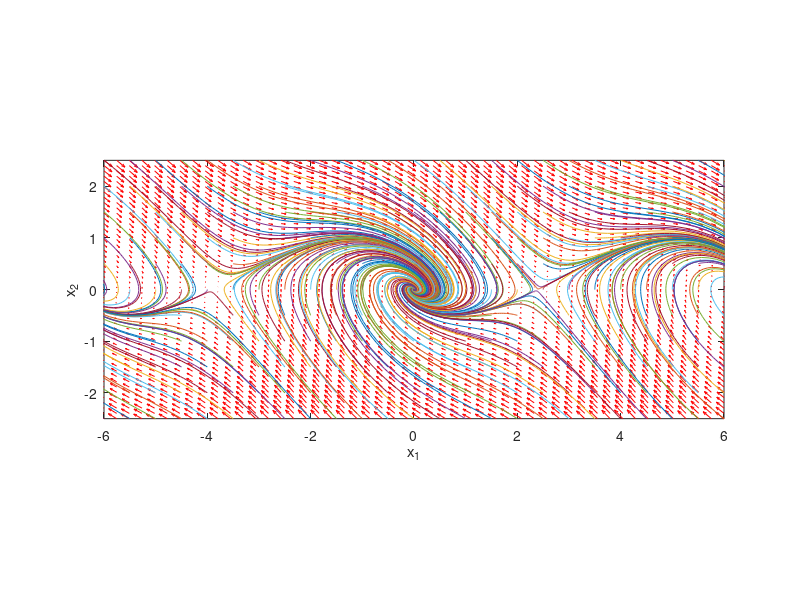

Source code (MATLAB):
% hw 3
% prob 2
% http://matlab.cheme.cmu.edu/2011/08/09/phase-portraits-of-a-system-of-odes/

clear all; close all; clc

%%

f_0 = 50;
H = 6;
S_B = 115000;
k_load = 1.5;
D_load = (1/k_load);
%P_m = ;
%P_load = ;
P_delta = 3000;
P_loss = 0;

A = -(f_0/(2*H*S_B*D_load))
B = (f_0/(2*H*S_B))*(P_delta - P_loss)

D_load/(H*H)
D_load/0.7143
.7143 * H

% f = @(t,X) [X(2); X(1) - X(1).^3 - delta*X(2)]; % + X(1).^2*X(2)]; % IT  WORKED FOR THIS ONE
%f = @(t,X) [X(2); A*X(1)+B];
% function from http://ieeexplore.ieee.org/stamp/stamp.jsp?arnumber=1086115
f = @(t,X) [X(2); -0.7143*X(2) + 0.234 - 0.0633*sin(X(1) + 0.0405) - 0.582*sin(X(1) + 0.4103)];

% To generate the phase portrait, we need to compute the derivatives $y_1'$ and $y_2'$ 
% at $t=0$ on a grid over the range of values for $y_1$ and $y_2$ we are interested in. 
% We will plot the derivatives as a vector at each (y1, y2) which will show us the initial 
% direction from each point. We will examine the solutions over the range -2 < y1 < 8, and 
% -2 < y2 < 2 for y2, and create a grid of 20x20 points.

y1 = linspace(-6,6,50);
y2 = linspace(-2.5,2.5,50);

[x,y] = meshgrid(y1,y2);
size(x);
size(y);

% computing the vector field

u = zeros(size(x));
v = zeros(size(x));

% we can use a single loop over each element to compute the derivatives at
% each point (y1, y2)
t=0; % we want the derivatives at each point at t=0, i.e. the starting time

for i = 1:numel(x)
    Yprime = f(t,[x(i); y(i)]);
    u(i) = Yprime(1);
    v(i) = Yprime(2);
end

quiver(x,y,u,v,'r'); figure(gcf)
xlabel('x_1')
ylabel('x_2')
axis tight equal;

%% PLOT SOLUTIONS

hold on
for y10 = [-6 -5.5 -5 -4.5 -4 -3.5 -3 -2.5 -2 -1.5 -1 -0.5 0 0.5 1 1.5 2 2.5 3 3.5 4 4.5 5 5.5 6]
for y20 =  [-2.5 -2 -1.5 -1 -0.5 0 0.5 1 1.5 2 2.5] %[0 0.5 1 1.5 2 2.5]
    [ts,ys] = ode45(f,[0,500],[y10;y20]); % [-0.5;y20] % t= 0.5 % [-1.5;y20]
    plot(ys(:,1),ys(:,2))
    ylim([-2.5, 2.5])
    xlim([-6, 6])
    %plot(ys(1,1),ys(1,2),'bo') % starting point
    %plot(ys(end,1),ys(end,2),'ks') % ending point
end
end
hold off
